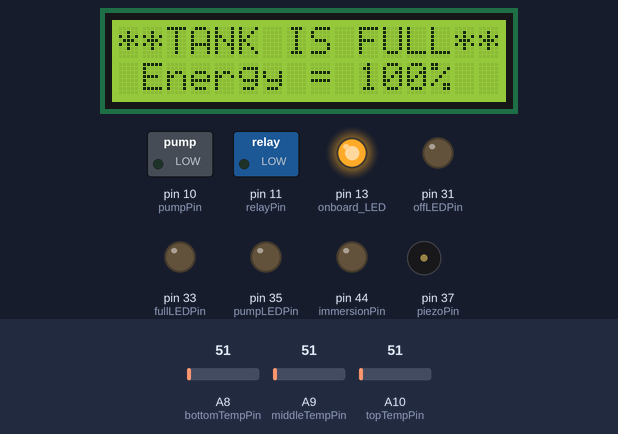
A sketch run on a simulated Arduino Mega 2560, built with avr-gcc and run on an emulated ATmega2560. Parts: 16×2 character LCD, switched loads named in the sketch (green lamp = pin HIGH), output pins drawn as LEDs (lit = HIGH), buzzer (waves = sounding). The inputs (shaded band) are chosen by the test bench; at power-on: A10 (topTempPin) = 51, A8 (bottomTempPin) = 51, A9 (middleTempPin) = 51. What the sketch prints to the serial monitor is not drawn.

Above: at 9.3 s.
9.4 s: A10 (topTempPin) set to 113
At 12.2 s:
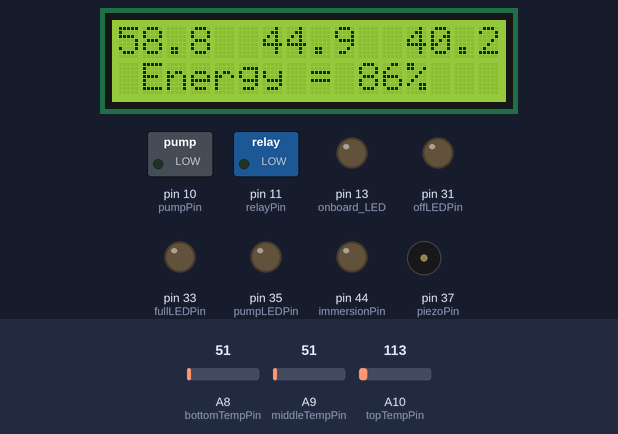
12.4 s: A10 (topTempPin) set to 134
15.4 s: A8 (bottomTempPin) set to 61
At 18.2 s:
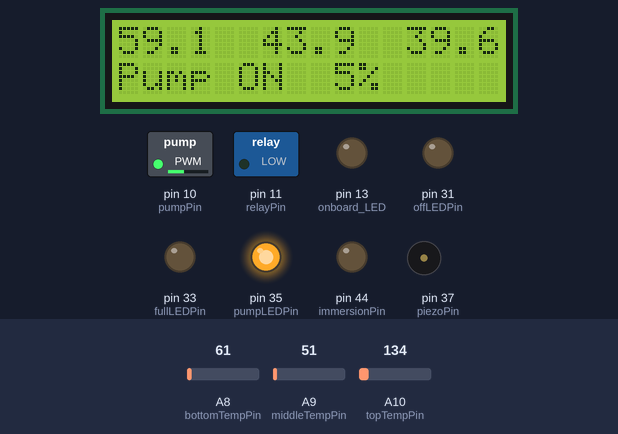
18.4 s: A10 (topTempPin) set to 163
At 20.0 s:
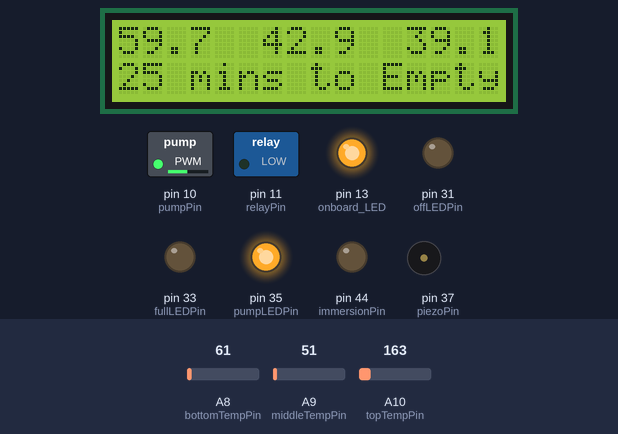
21.4 s: A10 (topTempPin) set to 112
At 24.3 s:
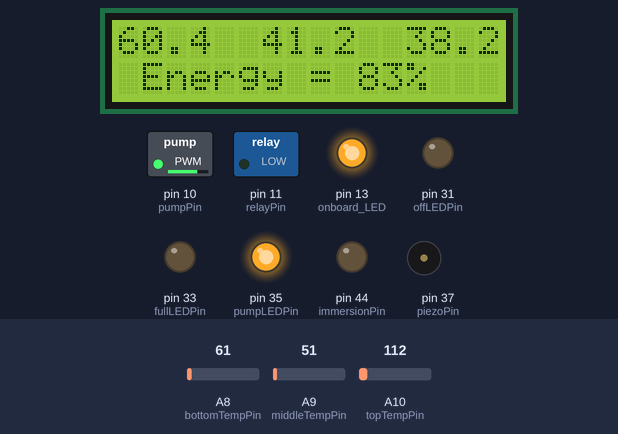
24.4 s: A9 (middleTempPin) set to 61
At 27.7 s:
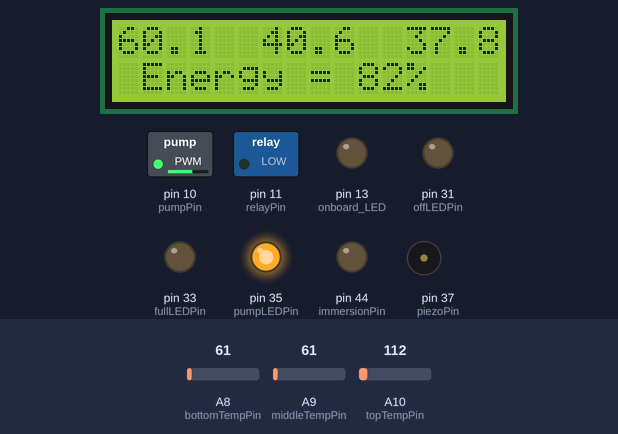
Timing chart, 0 to 28.4 s (numbered marks = the images above; inputs shaded):
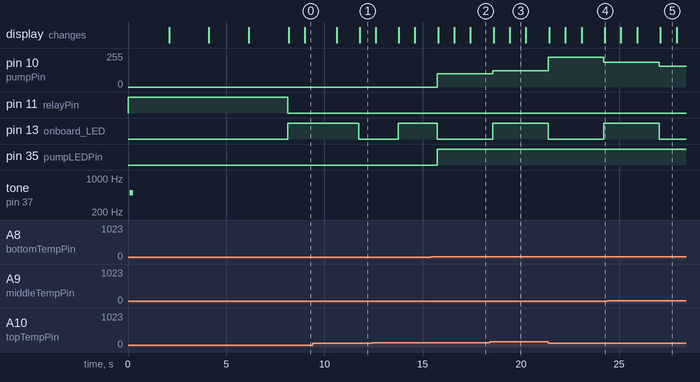

The sketch:

Destratification.ino
```cpp
/*
Destrat'3

Version without PID
*/
// include the library code:-
#include <avr/wdt.h> // WATCHDOG Library (part of standard Arduino IDE installation)
#include <Wire.h>
#include <LiquidCrystal_I2C.h>
LiquidCrystal_I2C lcd(0x27, 2, 1, 0, 4, 5, 6, 7, 3, POSITIVE);  // Set the LCD I2C address
//
boolean onboardLED; // define flag for onboard LED status.Onboard LED used to give a 'heartbeat' that toggles each run of main loop
//
const int bottomTempPin = 8; // analog pin for bottom transducer
const int middleTempPin = 9; // analog pin for middle transducer
const int topTempPin = 10; // analog pin for top transducer
const int pumpPin = 10; // PWM pin for pump control
const int offLEDPin = 31; // Pin for driving Red/Amber LED indicating pump is off
const int fullLEDPin = 33; // Pin for driving LED indicating that Cylinder is 'full'
const int pumpLEDPin = 35; // Pin for driving pump active LED
const int meterPin = 9; //PWM pin for 'fuel gauge' (NOT CURRENTLY USED)
const int relayPin = 11; // Pin used to drive Central Heating Relay
const int immersionPin = 44; // Pin used for Immersion ON / OFF Relay
const int piezoPin = 37; // Pin used to drive piezo sounder
//
float Setpoint = 59.0; //define Destratification pump PID setpoint variable and initilise temperature (in celsius)
int minPumpSpeed = 100; //minimum PWM value to be used for pump
int pumpSpeed = minPumpSpeed; //initialise pump PWM output variable
int maxPumpSpeed = 255; //maximum PWM value available
float pumpProportional = 40.0; // proportional parameter
int boilerLevel = 255; //initialise boiler PID output variable
boolean boilerRelayOn = false; // Used in datalogging to show whether boiler is actually turned on via relay (60 = ON, 0 = OFF)
//
int topADCValue = 0; //variable to store ADC value
int middleADCValue = 0; //variable to store ADC value
int bottomADCValue = 0; //variable to store ADC value
//int flashCount = 0; // Used in flash function to indicate pump speed
//int flashCountE = 0; //Used to flash function to indicate energy level
//
// Set up Temperature Smoothing and Averaging variables
//
float numberTempSamples = 20.0; // number of temperature samples used in rolling average calculation
unsigned long tempSampleInterval = 2000; // Interval (mS) between successive rolling average calculations
unsigned long lastTempSample; // 'Millis' reading when last rolling average samples were calculated
unsigned long immersionSwitchInterval = 300000; // minimum time allowed between switches of Immersion Heater control relay
unsigned long lastImmersionSwitch; // Used to store time Immersion Relay was last switched
float averageTopTemp = 59.0;
float averageMiddleTemp = 46.0;
float averageBottomTemp = 41.0;
float newAverageTopTemp = 59.0;
float newAverageMiddleTemp = 46.0;
float newAverageBottomTemp = 41.0;
//
const int smoothNo = 100; // Number of loops used in temp sensor smoothing
unsigned long smoothTime = 1; // mS delay between each smoothing ADC sample
int count = 0; //loop counter for temperature measurement smoothing
//
float smoothTopTemp;
float smoothMiddleTemp;
float smoothBottomTemp;
float topTemp = 59.0;
float middleTemp = 46.0;
float bottomTemp = 41.0;
float boilerRelaySetpoint = 66.0; // % energy value above which relay will be energised and prevent further gas heating of the water
float energy = 7.5; // Variable to hold calculated energy above 15C that gives an indication of the total heat in the cylinder
float lastEnergyPercent; // Used to stop repeated lines being output to serial monitor
float boilerPercent = 67.0;
float boilerProportional = 0.15; //proportional parameter applied to square of boiler error to give boilerLevel
float maxEnergy = 7.5; // total capacity of the cylinder in kWh - used to trip immersion heater relay
const unsigned nRecentEnergies = 20; //Number of recent energy values to store. MUST BE EVEN.
float recentEnergies[nRecentEnergies]; // Create array to store energy readings
unsigned recentEnergiesIndex = 0; // initialise pointer to energy array
unsigned long recentEnergiesInterval = 15000; // time between successive energy readings (ms)
float newAverageEnergy = 7.5f; // variable to store calculated value of most recent energy average
float oldAverageEnergy = 7.5f; // variable to store calculated value of earlier energy average
float energyGradient = 0.0f; // variable to store calculated rate of change in energy over time
const float deltaTime = (float)nRecentEnergies * 0.5f * (float)recentEnergiesInterval; // time between old and new average energy measurements - used to calculate the gradient
unsigned long elapsedMillis = 0; // to allow millis function to be used to time sampling rate
unsigned  long newMillis = 0; // as above
float hoursUntilFull = 1.0f / 0.0f;
unsigned long windowSize = 600000; // value for relay control window size
unsigned long windowStartTime; //used for relay control
unsigned long now; // used for boiler relay on-time calc
unsigned long boilerOn = 0; // value used to store scaled version of boiler demand level
float energyPercent = 100.0; // variable to hold % energy level
//
// Set up variables for timing main loop and hence checking whether Watchdog reset should be forced
//
unsigned long minLoopTimeAllowed = 1900; // minimum allowed duration of main loop - if actual loop time is shorter a Watchdog reset is forced
unsigned long lastLoopTime = millis(); // initialise time of last main loop
//
//
// Function to ConvertADC Values to Degrees C
//
float calcTempFromReadValue(int readValue);
//
// Function to flash Pump LED to indicate % running
//
//void flashLED();
//
void setup() {
  wdt_enable(WDTO_4S); // Set WATCHDOG (maximum POSSIBLE time is 8 Seconds)
//
// Set up pins for status LEDs, Relays and piezo sounder
//
  pinMode(pumpLEDPin,OUTPUT);
  pinMode(fullLEDPin,OUTPUT);
  pinMode(offLEDPin,OUTPUT);
  pinMode(13,OUTPUT); // onboard LED
  pinMode(relayPin,OUTPUT);
  pinMode(immersionPin,OUTPUT);
  pinMode(piezoPin,OUTPUT);
//
  digitalWrite(relayPin,HIGH); // Turn off boiler relay in first instance
//
  windowStartTime = millis(); //initialise value for relay control
//
  Serial.begin(9600); // Start serial comms
  lcd.begin(16,2); // Start LCD Display
  //
  // Prime Rolling Average Array with values
  //
  for(unsigned i = 0; i < nRecentEnergies; ++i) // Initiatise array for storing energy history (used in rolling average calculation)
  {
    recentEnergies[i] = maxEnergy;
  }
  //
  // Briefly display software details on startup
  //
    lcd.setCursor(0,0); // set to top line
    lcd.print("   Destrat' 3   ");
    tone(piezoPin,500,200);
//    tone(piezoPin,500,2000);
    delay(2000);
//    noTone(piezoPin);
    wdt_reset(); // WATCHDOG Reset
    lcd.setCursor(0,0); // set to top line
    lcd.print("Date: 21/02/2016");
//    tone(piezoPin,1000,2000);
    delay(2000);
//    noTone(piezoPin);
    wdt_reset(); // WATCHDOG Reset
    lcd.setCursor(0,0);
    lcd.print("Pump Setpoint   ");
    lcd.setCursor(5,1);
    lcd.print(Setpoint);
    lcd.print("C");
//    tone(piezoPin,1500,2000);
    delay(2000);
//    noTone(piezoPin);
    wdt_reset(); // WATCHDOG Reset
    lcd.setCursor(0,0);
    lcd.print("Boiler Setpoint");
    lcd.setCursor(5,1);
    lcd.print(boilerRelaySetpoint);
    lcd.print("%");
//    tone(piezoPin,2000,2000);
    delay(2000);
//    noTone(piezoPin);
    wdt_reset(); // WATCHDOG Reset
}
void loop() {
//
// Toggle Onboard LED each loop
//
    onboardLED = !onboardLED;
    digitalWrite(13,onboardLED);
 //
  wdt_reset(); // WATCHDOG Reset
//
// Switch Immersion Relay based on 'Full' energy level and using minimum time allowed between switches
//
  now = millis();
  if (now - lastImmersionSwitch > immersionSwitchInterval)
   {
    if(energy >= maxEnergy)
     {
        digitalWrite(immersionPin,HIGH);
        digitalWrite(fullLEDPin,HIGH);
        lcd.setCursor(0,0);
        lcd.print("**TANK IS FULL**");
        delay(800);
     }
    else
     {
       digitalWrite(immersionPin,LOW);
       digitalWrite(fullLEDPin,LOW);
     }
   lastImmersionSwitch = millis();
  }
//
//  Set Gas Central Heating Override Relay
//
  boilerPercent = (boilerRelaySetpoint - energyPercent) * (boilerRelaySetpoint - energyPercent) * boilerProportional + 5; // Calc boilerLevel as propotional to square of % error plus offset
//
// Data validation on boilerPercent
//
  if (boilerPercent < 10.0)
    {
      boilerPercent = 10.0;
    }
  if (boilerPercent > 90.0)
    {
      boilerPercent = 100.00;
    }
  //
  if (boilerPercent == 100.0)
  {
    boilerOn = windowSize;
  }
  else
  {
    boilerOn = (windowSize / 100) * boilerPercent; // calc scaled version of boiler demand level
  }
  if (energyPercent > boilerRelaySetpoint) //Override logic if energy > setpoint
  {
    boilerOn = 0;
    boilerPercent = 0.0;
  }
  energyPercent =(energy/maxEnergy)*100.0;
//
// Data Logging - comment out unless actually being used, since it may cause hang-ups due to serial timing issues
//
/*
  if(abs(lastEnergyPercent - energyPercent) > 0.1) // Only print if energy has changed
  {
    Serial.print(millis());
    Serial.print(", ");
    Serial.print(topTemp);
    Serial.print(", ");
    Serial.print(middleTemp);
    Serial.print(", ");
    Serial.print(bottomTemp);
    Serial.print(", ");
    Serial.print(((energy/maxEnergy)*100));
    Serial.print(", ");
    if (pumpSpeed > minPumpSpeed)
    {
    Serial.print((pumpSpeed - minPumpSpeed) * 100 / (maxPumpSpeed-minPumpSpeed));
    }
    else
    {
    Serial.print("0.0");
    }
    Serial.print(", ");
    Serial.print(boilerPercent);
    Serial.print(", ");
    Serial.println(boilerRelayOn);
    lastEnergyPercent = energyPercent;
  }
*/
// END OF DATALOGGING SECTION (Normally commented-out)
//
//************************************************
//* turn the boiler relay pin on/off based on boilerLevel
//************************************************
  now = millis();
//
  if (now - windowStartTime > windowSize)
  { //time to shift the Relay Window
    windowStartTime += windowSize;
  }
  if (boilerOn > now - windowStartTime)
  {
    boilerRelayOn = false; // Used in datalogging
    digitalWrite(relayPin,HIGH);
    digitalWrite(offLEDPin, HIGH); // Extinguish Amber LED
  }
  else
  {
    boilerRelayOn = true; // Used in datalogging
    digitalWrite(relayPin,LOW);
    digitalWrite(offLEDPin, LOW); // Light Amber LED
  }
  //
  lcd.setCursor(0,0);
//  if (energyPercent < boilerRelaySetpoint) // print warning if heat stored is < boiler setpoint
    if (boilerPercent > 10.0) // print warning if energy stored is < significantly under boiler setpoint
  {
     lcd.print("*** WARNING ****");
     lcd.setCursor(0,1); // set to next line
     lcd.print("** TEMP IS LOW *");
     lcd.noBacklight(); // Flash backlight
     delay(200);
     lcd.backlight();
     delay(200);
     lcd.noBacklight();
     delay(200);
     lcd.backlight(); // turn backlight on
     delay(200);
     lcd.noBacklight();
     delay(200);
     lcd.backlight(); // turn backlight on
  }
 //
 // Display Temperatures
 //
  lcd.setCursor(0,0);
  lcd.print(topTemp);
  lcd.setCursor(4,0);
  lcd.print("  ");
  lcd.print(middleTemp);
  lcd.setCursor(10,0);
  lcd.print("  ");
  lcd.print(bottomTemp);
  lcd.setCursor(0,1);
  lcd.print(" Energy =       ");
  lcd.setCursor(10,1);
//  lcd.print(energyPercent);
  lcd.print(int(energyPercent));
  lcd.print("%");
  delay(800);

  if(energy >= maxEnergy)
  {
      lcd.setCursor(0,0);
      lcd.print("**TANK IS FULL**");
      delay(800);
  }
  else
  {
     if(abs(hoursUntilFull * 60.0f) > 99.0f)  // Display mins up to 99, otherwise general 'warming' or 'cooling' statement
    {
      lcd.setCursor(0,1);
      if(newAverageEnergy > oldAverageEnergy)
      {
        lcd.print(" WARMING Slowly ");
      }
      else
      {
        lcd.print(" COOLING Slowly ");
      }
    }
    else
    {
      if(hoursUntilFull > 0.0f)
      {
        if(energy < maxEnergy)
        {
          lcd.setCursor(0,1);
          lcd.print("                ");
          lcd.setCursor(0,1);
          lcd.print(int(hoursUntilFull * 60.0f));
          lcd.print(" mins to Full");
        }
      }
      else
      {
        lcd.setCursor(0,1);
        lcd.print("                ");
        lcd.setCursor(0,1);
        lcd.print(abs(int(hoursUntilFull * 60.0f)));
        lcd.print(" mins to Empty");
      }
    }
 }
//
  delay(800);
  lcd.setCursor(0,1); // Set to second line
//
  if (pumpSpeed >= minPumpSpeed)
  {
    lcd.print("Pump ON         ");
    lcd.setCursor(9,1);
    lcd.print(int(5 + (((pumpSpeed) - minPumpSpeed) * 95 / (maxPumpSpeed-minPumpSpeed)))); // "+ 10" offset to ensure 0% isn't displayed when pump is running slowly
    lcd.print("%");
    delay(800);
  }
//
//  Display Boiler % if Running
//
  lcd.setCursor(0,1); // set to second line
//
  if (int(boilerPercent) > 0)
  {
    lcd.setCursor(0,1);
    lcd.print("Boiler ON       ");
    lcd.setCursor(10,1);
    lcd.print(int(boilerPercent));
    lcd.print("% ");
    if (boilerRelayOn)
    {
      lcd.setCursor(15,1);
      lcd.print("-"); // Append "+" to indicate when boiler relay is actually on
    }
    else
    {
      lcd.setCursor(15,1);
      lcd.print("+"); // Append space to indicate when boiler relay is actually off
    }
    delay(800);
  }
//
// Initialise values for smoothed temperature acquisition
//
  count = 0;
  topADCValue = 0;
  middleADCValue = 0;
  bottomADCValue = 0;
//
  while (count < smoothNo)
  {
    topADCValue = topADCValue + analogRead(topTempPin);
    delay(smoothTime);
    middleADCValue = middleADCValue + analogRead(middleTempPin);
    delay(smoothTime);
    bottomADCValue = bottomADCValue + analogRead(bottomTempPin);
    delay(smoothTime);
    count = count + 1;
  }
  topADCValue = topADCValue / smoothNo;
  middleADCValue = middleADCValue / smoothNo;
  bottomADCValue = bottomADCValue / smoothNo;
//
// End of smoothed temperature acquisition
//
  smoothTopTemp = calcTempFromRead(topADCValue);
  smoothMiddleTemp = calcTempFromRead(middleADCValue);
  smoothBottomTemp = calcTempFromRead(bottomADCValue);
//
// Update Rolling Average Temperatures and energy
//
  newMillis = millis();
  if ((newMillis - lastTempSample) > tempSampleInterval)
  {
    newAverageTopTemp = (averageTopTemp * ((numberTempSamples - 1)/(numberTempSamples))) + (smoothTopTemp / numberTempSamples);
    newAverageMiddleTemp = (averageMiddleTemp * ((numberTempSamples - 1)/(numberTempSamples))) + (smoothMiddleTemp / numberTempSamples);
    newAverageBottomTemp = (averageBottomTemp * ((numberTempSamples - 1)/(numberTempSamples))) + (smoothBottomTemp / numberTempSamples);
//
    topTemp = newAverageTopTemp;
    middleTemp = newAverageMiddleTemp;
    bottomTemp = newAverageBottomTemp;
//
    averageTopTemp = newAverageTopTemp;
    averageMiddleTemp = newAverageMiddleTemp;
    averageBottomTemp = newAverageBottomTemp;
//
    lastTempSample = millis(); //Reset last sample time
//
  }
//
    energy = ((((topTemp + middleTemp + bottomTemp)/3.0)-15.0)) * 0.1975;
// WAS  energy = ((((topTemp + middleTemp + bottomTemp)/3)-15)*170000.0*4.183)/3.6/1000000.0; before being simplified
//
    newMillis = millis();
    if((newMillis - elapsedMillis) > recentEnergiesInterval)
    {
      recentEnergies[recentEnergiesIndex] = energy;
      recentEnergiesIndex = (recentEnergiesIndex + 1) % nRecentEnergies;
      newAverageEnergy = oldAverageEnergy = 0.0f;
      for(unsigned i = recentEnergiesIndex; i < recentEnergiesIndex + (nRecentEnergies / 2); ++i)
      {
        oldAverageEnergy += recentEnergies[i % nRecentEnergies];
      }
      for(unsigned i = recentEnergiesIndex + (nRecentEnergies / 2); i < recentEnergiesIndex + nRecentEnergies; ++i)
      {
        newAverageEnergy += recentEnergies[i % nRecentEnergies];
      }
    newAverageEnergy /= (float)nRecentEnergies * 0.5f;
    oldAverageEnergy /= (float)nRecentEnergies * 0.5f;
    energyGradient = (newAverageEnergy - oldAverageEnergy)/deltaTime;
//
    hoursUntilFull = (maxEnergy - energy) / (energyGradient * 3600000.0f);
    elapsedMillis = newMillis;
  }
//  analogWrite(meterPin,(energy / maxEnergy)*255); // set voltage output for 'fuel gauge' (NOTE: not currently implemented)
//
//  Set Pump Speed
//
//  if ((topTemp-Setpoint) > 0)
  if (topTemp > Setpoint)
  {
    pumpSpeed = (((topTemp - Setpoint)*(topTemp - Setpoint)) * pumpProportional) + minPumpSpeed; // pumpSpeed = minPumpSpeed + error times proportional value
    if (pumpSpeed > maxPumpSpeed)
    {
      pumpSpeed = maxPumpSpeed;
    }
    analogWrite(pumpPin, pumpSpeed);
    digitalWrite(pumpLEDPin,HIGH);
  }
  else
  {
    pumpSpeed = 0;
    analogWrite(pumpPin, pumpSpeed);
    digitalWrite(pumpLEDPin,LOW);
  }
    wdt_reset(); // WATCHDOG Reset
    lastLoopTime = millis() - now; // reset main loop timer and then test it's value
    Serial.println(lastLoopTime);
    if (lastLoopTime < minLoopTimeAllowed)
    {
      delay(5000); // Add delay > Watchdog reset time, so that it forces a reset
    }
} // end of main Loop
//
// Function to ConvertADC Values to Degrees C
//
    float calcTempFromRead(int readValue)
    {
    return ((float)readValue * 500.0f) / 1024.0f;
    }
```

Measured:
- after the input at 21.4 s, pin 10 (pumpPin): 224/255 → 185/255 after 2.8 s
- what the display in image 3 shows lasts 0.9 s, from 19.4 s to 20.3 s
